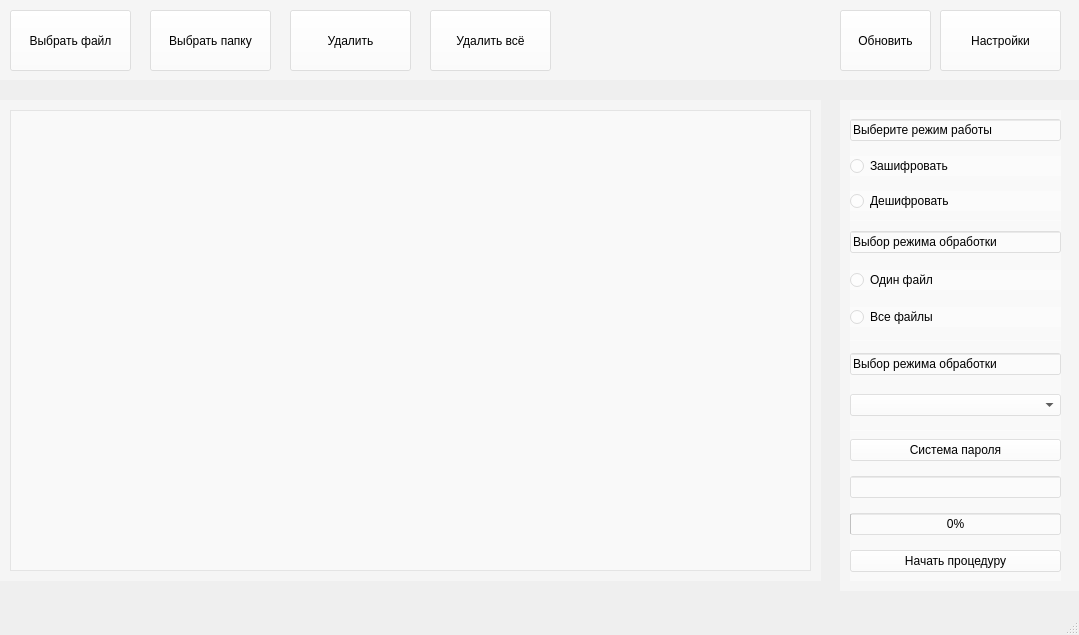
<?xml version="1.0" encoding="UTF-8"?>
<ui version="4.0">
 <class>Diplom</class>
 <widget class="QMainWindow" name="Diplom">
  <property name="geometry">
   <rect>
    <x>0</x>
    <y>0</y>
    <width>1079</width>
    <height>635</height>
   </rect>
  </property>
  <property name="sizePolicy">
   <sizepolicy hsizetype="Minimum" vsizetype="Minimum">
    <horstretch>0</horstretch>
    <verstretch>0</verstretch>
   </sizepolicy>
  </property>
  <property name="minimumSize">
   <size>
    <width>0</width>
    <height>0</height>
   </size>
  </property>
  <property name="baseSize">
   <size>
    <width>0</width>
    <height>0</height>
   </size>
  </property>
  <property name="windowTitle">
   <string>Diplom</string>
  </property>
  <property name="windowIcon">
   <iconset resource="resource.qrc">
    <normaloff>:/image/3951850.png</normaloff>:/image/3951850.png</iconset>
  </property>
  <property name="windowOpacity">
   <double>3.000000000000000</double>
  </property>
  <property name="styleSheet">
   <string notr="true"/>
  </property>
  <property name="tabShape">
   <enum>QTabWidget::TabShape::Rounded</enum>
  </property>
  <widget class="QWidget" name="centralwidget">
   <property name="enabled">
    <bool>true</bool>
   </property>
   <widget class="QWidget" name="widget" native="true">
    <property name="geometry">
     <rect>
      <x>0</x>
      <y>0</y>
      <width>1081</width>
      <height>80</height>
     </rect>
    </property>
    <property name="styleSheet">
     <string notr="true">background-color: rgba(255, 255, 255, 0.4);</string>
    </property>
    <widget class="QPushButton" name="pushButton_port1">
     <property name="geometry">
      <rect>
       <x>10</x>
       <y>10</y>
       <width>121</width>
       <height>61</height>
      </rect>
     </property>
     <property name="text">
      <string>Выбрать файл</string>
     </property>
    </widget>
    <widget class="QPushButton" name="pushButton_port2">
     <property name="geometry">
      <rect>
       <x>150</x>
       <y>10</y>
       <width>121</width>
       <height>61</height>
      </rect>
     </property>
     <property name="text">
      <string>Выбрать папку</string>
     </property>
    </widget>
    <widget class="QPushButton" name="pushButton_port3">
     <property name="geometry">
      <rect>
       <x>290</x>
       <y>10</y>
       <width>121</width>
       <height>61</height>
      </rect>
     </property>
     <property name="text">
      <string>Удалить</string>
     </property>
    </widget>
    <widget class="QPushButton" name="pushButton_port4">
     <property name="geometry">
      <rect>
       <x>430</x>
       <y>10</y>
       <width>121</width>
       <height>61</height>
      </rect>
     </property>
     <property name="text">
      <string>Удалить всё</string>
     </property>
    </widget>
    <widget class="QPushButton" name="pushButton_5">
     <property name="geometry">
      <rect>
       <x>940</x>
       <y>10</y>
       <width>121</width>
       <height>61</height>
      </rect>
     </property>
     <property name="text">
      <string>Настройки</string>
     </property>
    </widget>
    <widget class="QPushButton" name="pushButton_obn">
     <property name="geometry">
      <rect>
       <x>840</x>
       <y>10</y>
       <width>91</width>
       <height>61</height>
      </rect>
     </property>
     <property name="text">
      <string>Обновить</string>
     </property>
    </widget>
   </widget>
   <widget class="QWidget" name="widget_2" native="true">
    <property name="geometry">
     <rect>
      <x>0</x>
      <y>100</y>
      <width>821</width>
      <height>481</height>
     </rect>
    </property>
    <property name="styleSheet">
     <string notr="true">background-color: rgba(255, 255, 255, 0.4);</string>
    </property>
    <widget class="QTableView" name="tableView">
     <property name="geometry">
      <rect>
       <x>10</x>
       <y>10</y>
       <width>801</width>
       <height>461</height>
      </rect>
     </property>
     <property name="contextMenuPolicy">
      <enum>Qt::ContextMenuPolicy::DefaultContextMenu</enum>
     </property>
     <property name="frameShape">
      <enum>QFrame::Shape::StyledPanel</enum>
     </property>
    </widget>
   </widget>
   <widget class="QWidget" name="widget_3" native="true">
    <property name="geometry">
     <rect>
      <x>840</x>
      <y>100</y>
      <width>241</width>
      <height>491</height>
     </rect>
    </property>
    <property name="styleSheet">
     <string notr="true">background-color: rgba(255, 255, 255, 0.4);</string>
    </property>
    <widget class="QWidget" name="widget" native="true">
     <property name="geometry">
      <rect>
       <x>10</x>
       <y>10</y>
       <width>211</width>
       <height>111</height>
      </rect>
     </property>
     <layout class="QVBoxLayout" name="verticalLayout">
      <item>
       <widget class="QLineEdit" name="lineEdit">
        <property name="focusPolicy">
         <enum>Qt::FocusPolicy::NoFocus</enum>
        </property>
        <property name="text">
         <string>Выберите режим работы</string>
        </property>
        <property name="readOnly">
         <bool>true</bool>
        </property>
       </widget>
      </item>
      <item>
       <widget class="QRadioButton" name="shifr">
        <property name="text">
         <string>Зашифровать</string>
        </property>
       </widget>
      </item>
      <item>
       <widget class="QRadioButton" name="rashifr">
        <property name="text">
         <string>Дешифровать</string>
        </property>
       </widget>
      </item>
     </layout>
    </widget>
    <widget class="QWidget" name="widget_4" native="true">
     <property name="geometry">
      <rect>
       <x>10</x>
       <y>120</y>
       <width>211</width>
       <height>121</height>
      </rect>
     </property>
     <layout class="QVBoxLayout" name="verticalLayout_2">
      <item>
       <widget class="QLineEdit" name="lineEdit_2">
        <property name="focusPolicy">
         <enum>Qt::FocusPolicy::NoFocus</enum>
        </property>
        <property name="text">
         <string>Выбор режима обработки</string>
        </property>
        <property name="readOnly">
         <bool>true</bool>
        </property>
       </widget>
      </item>
      <item>
       <widget class="QRadioButton" name="one_file">
        <property name="text">
         <string>Один файл</string>
        </property>
       </widget>
      </item>
      <item>
       <widget class="QRadioButton" name="all_file">
        <property name="text">
         <string>Все файлы</string>
        </property>
       </widget>
      </item>
     </layout>
    </widget>
    <widget class="QWidget" name="widget_5" native="true">
     <property name="geometry">
      <rect>
       <x>10</x>
       <y>240</y>
       <width>211</width>
       <height>91</height>
      </rect>
     </property>
     <layout class="QVBoxLayout" name="verticalLayout_3">
      <item>
       <widget class="QLineEdit" name="lineEdit_3">
        <property name="focusPolicy">
         <enum>Qt::FocusPolicy::NoFocus</enum>
        </property>
        <property name="text">
         <string>Выбор режима обработки</string>
        </property>
        <property name="readOnly">
         <bool>true</bool>
        </property>
       </widget>
      </item>
      <item>
       <widget class="QComboBox" name="comboBox_algoritm"/>
      </item>
     </layout>
    </widget>
    <widget class="QWidget" name="widget_6" native="true">
     <property name="geometry">
      <rect>
       <x>10</x>
       <y>330</y>
       <width>211</width>
       <height>151</height>
      </rect>
     </property>
     <layout class="QVBoxLayout" name="verticalLayout_4">
      <item>
       <widget class="QPushButton" name="pushButton_passw">
        <property name="text">
         <string>Система пароля</string>
        </property>
       </widget>
      </item>
      <item>
       <widget class="QLineEdit" name="lineEdit_vod"/>
      </item>
      <item>
       <widget class="QProgressBar" name="progressBar_rabota">
        <property name="value">
         <number>0</number>
        </property>
       </widget>
      </item>
      <item>
       <widget class="QPushButton" name="pushButton_procedure">
        <property name="text">
         <string>Начать процедуру</string>
        </property>
       </widget>
      </item>
     </layout>
    </widget>
   </widget>
  </widget>
  <widget class="QMenuBar" name="menubar">
   <property name="enabled">
    <bool>true</bool>
   </property>
   <property name="geometry">
    <rect>
     <x>0</x>
     <y>0</y>
     <width>1079</width>
     <height>26</height>
    </rect>
   </property>
  </widget>
  <widget class="QStatusBar" name="statusbar">
   <property name="enabled">
    <bool>true</bool>
   </property>
  </widget>
 </widget>
 <resources>
  <include location="resource.qrc"/>
 </resources>
 <connections/>
</ui>
